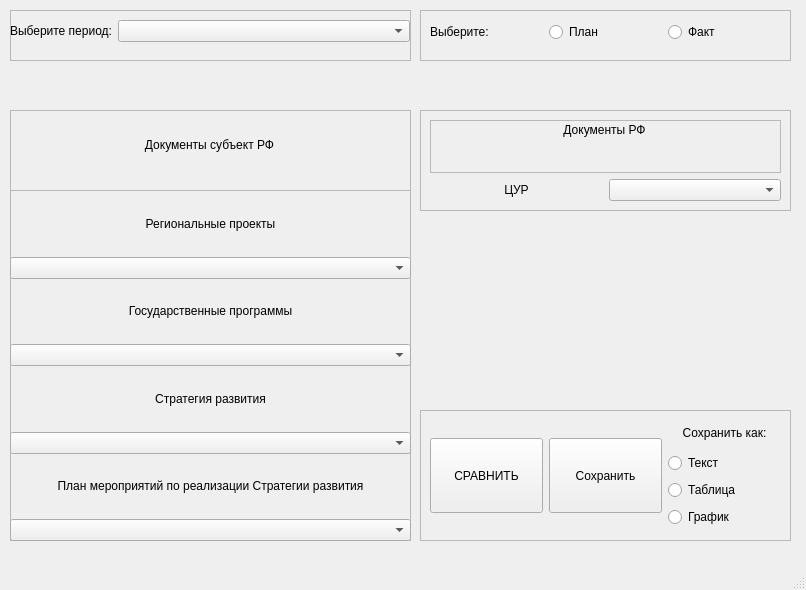
<?xml version="1.0" encoding="UTF-8"?>
<ui version="4.0">
 <class>MainWindow</class>
 <widget class="QMainWindow" name="MainWindow">
  <property name="geometry">
   <rect>
    <x>0</x>
    <y>0</y>
    <width>806</width>
    <height>590</height>
   </rect>
  </property>
  <property name="windowTitle">
   <string>MainWindow</string>
  </property>
  <widget class="QWidget" name="centralwidget">
   <widget class="QFrame" name="MainParametersFrame">
    <property name="geometry">
     <rect>
      <x>10</x>
      <y>110</y>
      <width>401</width>
      <height>431</height>
     </rect>
    </property>
    <property name="frameShape">
     <enum>QFrame::StyledPanel</enum>
    </property>
    <property name="frameShadow">
     <enum>QFrame::Raised</enum>
    </property>
    <widget class="QWidget" name="verticalLayoutWidget">
     <property name="geometry">
      <rect>
       <x>0</x>
       <y>0</y>
       <width>401</width>
       <height>431</height>
      </rect>
     </property>
     <layout class="QVBoxLayout" name="MainParametesVerticalLayout">
      <item>
       <widget class="QFrame" name="MPSubFrame">
        <property name="frameShape">
         <enum>QFrame::StyledPanel</enum>
        </property>
        <property name="frameShadow">
         <enum>QFrame::Raised</enum>
        </property>
        <widget class="QLabel" name="MainParametersLabel">
         <property name="geometry">
          <rect>
           <x>0</x>
           <y>10</y>
           <width>399</width>
           <height>51</height>
          </rect>
         </property>
         <property name="text">
          <string>&lt;html&gt;&lt;head/&gt;&lt;body&gt;&lt;p align=&quot;center&quot;&gt;Документы субъект РФ&lt;/p&gt;&lt;/body&gt;&lt;/html&gt;</string>
         </property>
        </widget>
       </widget>
      </item>
      <item>
       <layout class="QVBoxLayout" name="RPVerticalLayout">
        <item>
         <widget class="QLabel" name="RPLabel">
          <property name="text">
           <string>&lt;html&gt;&lt;head/&gt;&lt;body&gt;&lt;p align=&quot;center&quot;&gt;Региональные проекты&lt;/p&gt;&lt;/body&gt;&lt;/html&gt;</string>
          </property>
         </widget>
        </item>
        <item>
         <widget class="QComboBox" name="RPComboBox"/>
        </item>
       </layout>
      </item>
      <item>
       <layout class="QVBoxLayout" name="GPVerticalLayout">
        <item>
         <widget class="QLabel" name="GPlabel">
          <property name="text">
           <string>&lt;html&gt;&lt;head/&gt;&lt;body&gt;&lt;p align=&quot;center&quot;&gt;Государственные программы&lt;/p&gt;&lt;/body&gt;&lt;/html&gt;</string>
          </property>
         </widget>
        </item>
        <item>
         <widget class="QComboBox" name="GPComboBox"/>
        </item>
       </layout>
      </item>
      <item>
       <layout class="QVBoxLayout" name="StrategyVerticalLayout">
        <item>
         <widget class="QLabel" name="StrategyLabel">
          <property name="text">
           <string>&lt;html&gt;&lt;head/&gt;&lt;body&gt;&lt;p align=&quot;center&quot;&gt;Стратегия развития&lt;/p&gt;&lt;/body&gt;&lt;/html&gt;</string>
          </property>
         </widget>
        </item>
        <item>
         <widget class="QComboBox" name="StrategyComboBox"/>
        </item>
       </layout>
      </item>
      <item>
       <layout class="QVBoxLayout" name="PMVerticalLayout">
        <item>
         <widget class="QLabel" name="PMLabel">
          <property name="text">
           <string>&lt;html&gt;&lt;head/&gt;&lt;body&gt;&lt;p align=&quot;center&quot;&gt;План мероприятий по реализации Стратегии развития&lt;/p&gt;&lt;/body&gt;&lt;/html&gt;</string>
          </property>
          <property name="scaledContents">
           <bool>false</bool>
          </property>
         </widget>
        </item>
        <item>
         <widget class="QComboBox" name="PMComboBox"/>
        </item>
       </layout>
      </item>
     </layout>
    </widget>
   </widget>
   <widget class="QFrame" name="OtherParametersFrame">
    <property name="geometry">
     <rect>
      <x>420</x>
      <y>110</y>
      <width>371</width>
      <height>101</height>
     </rect>
    </property>
    <property name="frameShape">
     <enum>QFrame::StyledPanel</enum>
    </property>
    <property name="frameShadow">
     <enum>QFrame::Raised</enum>
    </property>
    <widget class="QWidget" name="verticalLayoutWidget_6">
     <property name="geometry">
      <rect>
       <x>10</x>
       <y>10</y>
       <width>351</width>
       <height>81</height>
      </rect>
     </property>
     <layout class="QVBoxLayout" name="OtherParametersVerticalLayout">
      <item>
       <widget class="QFrame" name="OPSubFrame">
        <property name="frameShape">
         <enum>QFrame::StyledPanel</enum>
        </property>
        <property name="frameShadow">
         <enum>QFrame::Raised</enum>
        </property>
        <widget class="QLabel" name="OtherParametersNameLabel">
         <property name="geometry">
          <rect>
           <x>0</x>
           <y>0</y>
           <width>349</width>
           <height>21</height>
          </rect>
         </property>
         <property name="text">
          <string>&lt;html&gt;&lt;head/&gt;&lt;body&gt;&lt;p align=&quot;center&quot;&gt;Документы РФ&lt;/p&gt;&lt;/body&gt;&lt;/html&gt;</string>
         </property>
        </widget>
       </widget>
      </item>
      <item>
       <layout class="QHBoxLayout" name="OtherParametersHorizontalLayout">
        <item>
         <widget class="QLabel" name="OtherParametersLabel">
          <property name="text">
           <string>&lt;html&gt;&lt;head/&gt;&lt;body&gt;&lt;p align=&quot;center&quot;&gt;ЦУР&lt;/p&gt;&lt;/body&gt;&lt;/html&gt;</string>
          </property>
         </widget>
        </item>
        <item>
         <widget class="QComboBox" name="OtherParametersComboBox"/>
        </item>
       </layout>
      </item>
     </layout>
    </widget>
   </widget>
   <widget class="QFrame" name="SaveParametersFrame">
    <property name="geometry">
     <rect>
      <x>420</x>
      <y>410</y>
      <width>371</width>
      <height>131</height>
     </rect>
    </property>
    <property name="frameShape">
     <enum>QFrame::StyledPanel</enum>
    </property>
    <property name="frameShadow">
     <enum>QFrame::Raised</enum>
    </property>
    <widget class="QWidget" name="horizontalLayoutWidget_2">
     <property name="geometry">
      <rect>
       <x>10</x>
       <y>10</y>
       <width>351</width>
       <height>111</height>
      </rect>
     </property>
     <layout class="QHBoxLayout" name="SaveParametersHorizontalLayout">
      <item>
       <widget class="QPushButton" name="ComparePushButton">
        <property name="minimumSize">
         <size>
          <width>0</width>
          <height>75</height>
         </size>
        </property>
        <property name="text">
         <string>СРАВНИТЬ</string>
        </property>
       </widget>
      </item>
      <item>
       <widget class="QPushButton" name="SavePushButton">
        <property name="minimumSize">
         <size>
          <width>0</width>
          <height>75</height>
         </size>
        </property>
        <property name="text">
         <string>Сохранить</string>
        </property>
       </widget>
      </item>
      <item>
       <layout class="QVBoxLayout" name="SaveAsVerticalLayout">
        <item>
         <widget class="QLabel" name="SaveAsLabel">
          <property name="maximumSize">
           <size>
            <width>16777215</width>
            <height>25</height>
           </size>
          </property>
          <property name="text">
           <string>&lt;html&gt;&lt;head/&gt;&lt;body&gt;&lt;p align=&quot;center&quot;&gt;Сохранить как:&lt;/p&gt;&lt;/body&gt;&lt;/html&gt;</string>
          </property>
         </widget>
        </item>
        <item>
         <widget class="QRadioButton" name="TextRadioButton">
          <property name="text">
           <string>Текст</string>
          </property>
         </widget>
        </item>
        <item>
         <widget class="QRadioButton" name="TableRadioButton">
          <property name="text">
           <string>Таблица</string>
          </property>
         </widget>
        </item>
        <item>
         <widget class="QRadioButton" name="GraphRadioButton">
          <property name="text">
           <string>График</string>
          </property>
         </widget>
        </item>
       </layout>
      </item>
     </layout>
    </widget>
   </widget>
   <widget class="QFrame" name="PeriodFrame">
    <property name="geometry">
     <rect>
      <x>10</x>
      <y>10</y>
      <width>401</width>
      <height>51</height>
     </rect>
    </property>
    <property name="frameShape">
     <enum>QFrame::StyledPanel</enum>
    </property>
    <property name="frameShadow">
     <enum>QFrame::Raised</enum>
    </property>
    <widget class="QWidget" name="formLayoutWidget">
     <property name="geometry">
      <rect>
       <x>0</x>
       <y>10</y>
       <width>400</width>
       <height>31</height>
      </rect>
     </property>
     <layout class="QFormLayout" name="PeriodFormLayout">
      <item row="0" column="0">
       <widget class="QLabel" name="YearsLabel">
        <property name="text">
         <string>Выберите период:</string>
        </property>
       </widget>
      </item>
      <item row="0" column="1">
       <widget class="QComboBox" name="YearsComboBox"/>
      </item>
     </layout>
    </widget>
   </widget>
   <widget class="QFrame" name="PFFrame">
    <property name="geometry">
     <rect>
      <x>420</x>
      <y>10</y>
      <width>371</width>
      <height>51</height>
     </rect>
    </property>
    <property name="frameShape">
     <enum>QFrame::StyledPanel</enum>
    </property>
    <property name="frameShadow">
     <enum>QFrame::Raised</enum>
    </property>
    <widget class="QWidget" name="gridLayoutWidget">
     <property name="geometry">
      <rect>
       <x>10</x>
       <y>10</y>
       <width>351</width>
       <height>25</height>
      </rect>
     </property>
     <layout class="QGridLayout" name="gridLayout">
      <item row="0" column="0">
       <widget class="QLabel" name="PlanFactLabel">
        <property name="text">
         <string>Выберите:</string>
        </property>
       </widget>
      </item>
      <item row="0" column="1">
       <widget class="QRadioButton" name="PlanRadioButton">
        <property name="text">
         <string>План</string>
        </property>
       </widget>
      </item>
      <item row="0" column="2">
       <widget class="QRadioButton" name="FactRadioButton">
        <property name="text">
         <string>Факт</string>
        </property>
       </widget>
      </item>
     </layout>
    </widget>
   </widget>
  </widget>
  <widget class="QMenuBar" name="menubar">
   <property name="geometry">
    <rect>
     <x>0</x>
     <y>0</y>
     <width>806</width>
     <height>22</height>
    </rect>
   </property>
  </widget>
  <widget class="QStatusBar" name="statusbar"/>
 </widget>
 <resources/>
 <connections/>
</ui>
